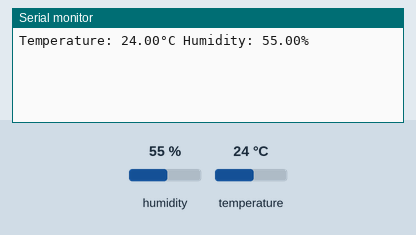
A sketch run on a simulated Arduino Uno, built with avr-gcc and run on an emulated ATmega328P. Parts: the last lines printed to the serial monitor. The test bench sets the inputs (shaded band); at power-on: humidity 55 %, temperature 24 °C.

Above: at 3.2 s.
3.3 s: humidity set to 22 %
At 4.9 s:
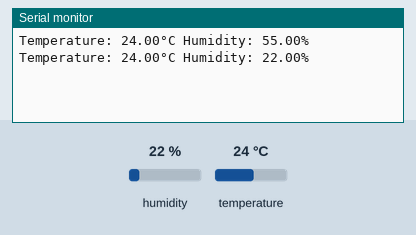
6.0 s: temperature set to 12 °C
At 7.3 s:
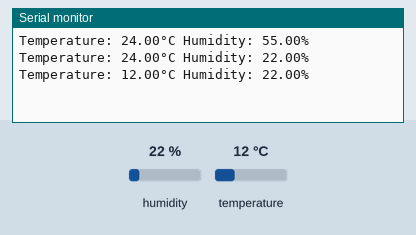
8.7 s: humidity set to 40 %
At 11.0 s:
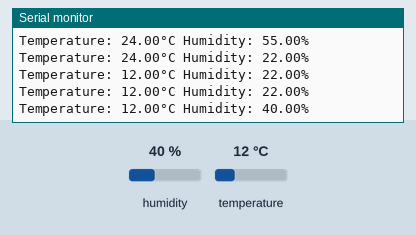
Timing chart, 0 to 12.5 s (numbered marks = the images above; inputs shaded):
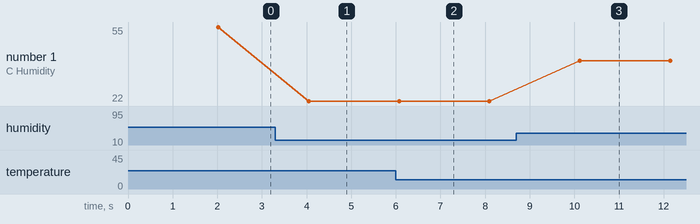

The sketch:

TempHumid.ino
```cpp
#include <DHT.h>

DHT dht(26, DHT11);  // DHT Sensor (Pin, Type)

void setup() {
  dht.begin();
  delay(2000);
  Serial.begin(115200);

}

void loop() {
  // Read temperature as Celsius
  float temp = dht.readTemperature();
  // Reading humidity
  float humidity = dht.readHumidity();

  //Display Measurements on Serial Monitor
  Serial.print("Temperature: ");
  Serial.print(temp);
  Serial.print("°C ");

  Serial.print("Humidity: ");
  Serial.print(humidity);
  Serial.println("% ");
  delay(2000);
}
```

Measured:
- after the input at 3.3 s, the serial monitor: prints a new line after 0.75 s (image 1)
- after the input at 6.0 s, the serial monitor: prints a new line after 0.07 s (image 2)
- after the input at 8.7 s, the serial monitor: prints a new line after 1.4 s (image 3)
- plotted number 1: 55 → 22 after the input at 3.3 s, 22 → 40 after the input at 8.7 s
